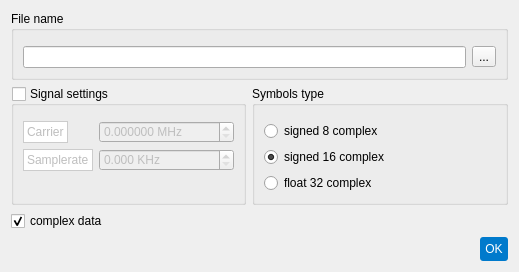
<?xml version="1.0" encoding="UTF-8"?>
<ui version="4.0">
 <class>FileSettingsDialog</class>
 <widget class="QWidget" name="FileSettingsDialog">
  <property name="geometry">
   <rect>
    <x>0</x>
    <y>0</y>
    <width>519</width>
    <height>243</height>
   </rect>
  </property>
  <property name="minimumSize">
   <size>
    <width>0</width>
    <height>0</height>
   </size>
  </property>
  <property name="maximumSize">
   <size>
    <width>3930</width>
    <height>2720</height>
   </size>
  </property>
  <property name="windowTitle">
   <string>File settings</string>
  </property>
  <property name="styleSheet">
   <string notr="true">
QMainWindow {
    background-color: #f0f0f0;
}
QFrame {
    background-color: #ffffff;
    border: 1px solid #cccccc;
}
QPushButton {
    background-color: #007acc;
    color: white;
    border: none;
    padding: 5px;
    border-radius: 3px;
}
QPushButton:hover {
    background-color: #005f9e;
}
QPushButton:pressed {
    background-color: #004a7c;
}
QTabWidget::pane {
    border: 1px solid #cccccc;
    background: #ffffff;
}
QTabBar::tab {
    background: #e0e0e0;
    border: 1px solid #cccccc;
    padding: 5px;
}
QTabBar::tab:selected {
    background: #ffffff;
    border-bottom: none;
}
   </string>
  </property>
  <layout class="QGridLayout" name="gridLayout">
   <item row="2" column="1" rowspan="3" colspan="2">
    <widget class="QGroupBox" name="data_type_groupbox">
     <property name="sizePolicy">
      <sizepolicy hsizetype="Preferred" vsizetype="Preferred">
       <horstretch>0</horstretch>
       <verstretch>0</verstretch>
      </sizepolicy>
     </property>
     <property name="title">
      <string>Symbols type</string>
     </property>
     <layout class="QVBoxLayout" name="verticalLayout">
      <property name="topMargin">
       <number>15</number>
      </property>
      <item>
       <widget class="QRadioButton" name="int8_radio_button">
        <property name="text">
         <string>signed 8 complex</string>
        </property>
        <attribute name="buttonGroup">
         <string notr="true">data_types_radio_group</string>
        </attribute>
       </widget>
      </item>
      <item>
       <widget class="QRadioButton" name="int16_radio_button">
        <property name="text">
         <string>signed 16 complex</string>
        </property>
        <property name="checked">
         <bool>true</bool>
        </property>
        <attribute name="buttonGroup">
         <string notr="true">data_types_radio_group</string>
        </attribute>
       </widget>
      </item>
      <item>
       <widget class="QRadioButton" name="float32_radio_button">
        <property name="text">
         <string>float 32 complex</string>
        </property>
        <attribute name="buttonGroup">
         <string notr="true">data_types_radio_group</string>
        </attribute>
       </widget>
      </item>
     </layout>
    </widget>
   </item>
   <item row="6" column="2">
    <spacer name="verticalSpacer">
     <property name="orientation">
      <enum>Qt::Vertical</enum>
     </property>
     <property name="sizeHint" stdset="0">
      <size>
       <width>20</width>
       <height>40</height>
      </size>
     </property>
    </spacer>
   </item>
   <item row="0" column="0" colspan="3">
    <widget class="QGroupBox" name="groupBox_3">
     <property name="title">
      <string>File name</string>
     </property>
     <layout class="QHBoxLayout" name="horizontalLayout">
      <property name="topMargin">
       <number>15</number>
      </property>
      <item>
       <widget class="QLineEdit" name="choose_path_line_edit"/>
      </item>
      <item>
       <widget class="QToolButton" name="choose_path_tool_button">
        <property name="text">
         <string>...</string>
        </property>
       </widget>
      </item>
     </layout>
    </widget>
   </item>
   <item row="5" column="0">
    <widget class="QCheckBox" name="is_data_complex_checkbox">
     <property name="text">
      <string>complex data</string>
     </property>
     <property name="checked">
      <bool>true</bool>
     </property>
    </widget>
   </item>
   <item row="2" column="0" rowspan="3">
    <widget class="QGroupBox" name="signal_settings_groupbox">
     <property name="sizePolicy">
      <sizepolicy hsizetype="Preferred" vsizetype="Preferred">
       <horstretch>0</horstretch>
       <verstretch>0</verstretch>
      </sizepolicy>
     </property>
     <property name="title">
      <string>Signal settings</string>
     </property>
     <property name="checkable">
      <bool>true</bool>
     </property>
     <property name="checked">
      <bool>false</bool>
     </property>
     <layout class="QFormLayout" name="formLayout">
      <property name="leftMargin">
       <number>9</number>
      </property>
      <property name="topMargin">
       <number>15</number>
      </property>
      <item row="0" column="0">
       <widget class="QLabel" name="carrier_labe">
        <property name="text">
         <string>Carrier</string>
        </property>
       </widget>
      </item>
      <item row="0" column="1">
       <widget class="QDoubleSpinBox" name="carrier_mhz_spinbox">
        <property name="suffix">
         <string> MHz </string>
        </property>
        <property name="decimals">
         <number>6</number>
        </property>
        <property name="maximum">
         <double>99999.990000000005239</double>
        </property>
       </widget>
      </item>
      <item row="1" column="0">
       <widget class="QLabel" name="samplerate_label">
        <property name="text">
         <string>Samplerate</string>
        </property>
       </widget>
      </item>
      <item row="1" column="1">
       <widget class="QDoubleSpinBox" name="samplerate_khz_spinbox">
        <property name="suffix">
         <string> KHz</string>
        </property>
        <property name="decimals">
         <number>3</number>
        </property>
        <property name="maximum">
         <double>999999.989999999990687</double>
        </property>
       </widget>
      </item>
     </layout>
    </widget>
   </item>
   <item row="7" column="2">
    <widget class="QPushButton" name="ok_push_button">
     <property name="sizePolicy">
      <sizepolicy hsizetype="Maximum" vsizetype="Fixed">
       <horstretch>0</horstretch>
       <verstretch>0</verstretch>
      </sizepolicy>
     </property>
     <property name="text">
      <string>OK</string>
     </property>
    </widget>
   </item>
  </layout>
 </widget>
 <resources/>
 <connections/>
 <buttongroups>
  <buttongroup name="data_types_radio_group"/>
 </buttongroups>
</ui>
